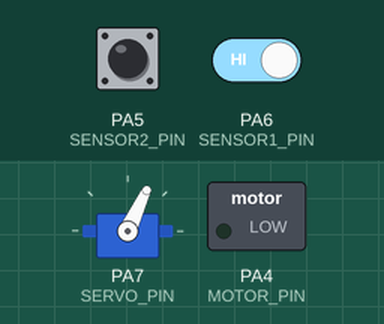
Simulated run of this sketch. Board: STM32 Blue Pill. On the bench: servo, switched loads named in the sketch (green lamp = pin HIGH). The test bench sets the inputs (shaded band); at power-on: PA5 (SENSOR2_PIN) HIGH, PA6 (SENSOR1_PIN) HIGH.

Above: at 1.2 s.
1.3 s: PA5 (SENSOR2_PIN) driven LOW and PA6 (SENSOR1_PIN) driven LOW
4.3 s: PA5 (SENSOR2_PIN) driven HIGH
At 5.1 s:
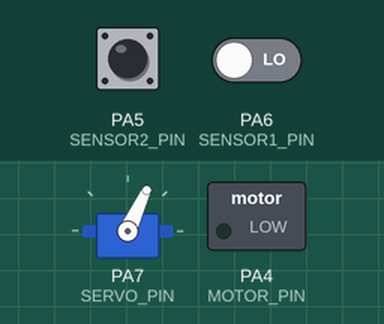
6.3 s: PA5 (SENSOR2_PIN) pulsed LOW 2 times (0.12 s each, 0.3 s apart)
9.9 s: PA5 (SENSOR2_PIN) driven LOW
At 11.6 s:
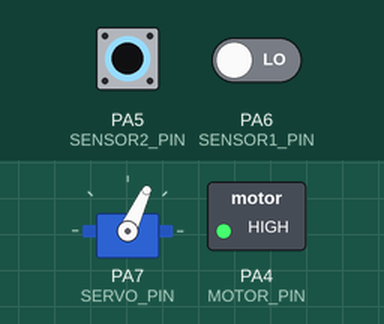
12.9 s: PA6 (SENSOR1_PIN) driven HIGH
At 13.6 s:
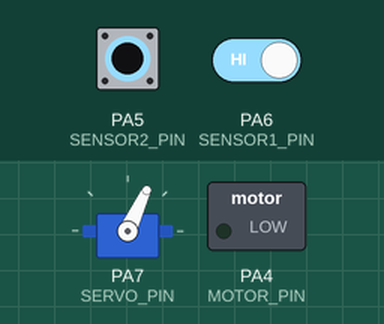
Timing chart, 0 to 15.4 s (numbered marks = the images above; inputs shaded):
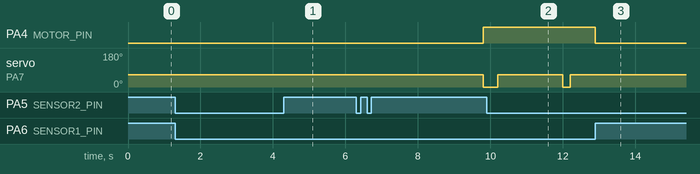

Measured:
- after the input at 1.3 s, every drawn part: stays the same
- after the input at 4.3 s, PA4 (MOTOR_PIN): stays LOW (without the input it goes to HIGH after 0.50 s); servo on PA7 (SERVO_PIN): stays 65° (without the input it goes to 0° after 0.50 s)
- after the input at 6.3 s, PA4 (MOTOR_PIN): LOW → HIGH after 3.5 s; servo on PA7 (SERVO_PIN): 65° → 0° after 3.5 s
- after the input at 9.9 s, PA4 (MOTOR_PIN): stays HIGH (without the input it goes to LOW after 0.10 s); servo on PA7 (SERVO_PIN): 0° → 65° after 0.30 s instead of 0.10 s
- after the input at 12.9 s, PA4 (MOTOR_PIN): HIGH → LOW at once; servo on PA7 (SERVO_PIN): stays 65° (without the input it goes to 0° after 1.1 s)

The sketch:

3019_2.ino
```cpp
#include <Servo.h>  // 引入舵机库

#define MOTOR_PIN PA4   // MOS管控制直流电机
#define SERVO_PIN PA7   // 舵机控制信号
#define SENSOR1_PIN PA6 // 传感器1
#define SENSOR2_PIN PA5 // 传感器2

Servo myServo;
unsigned long previousMillis = 0;
const long interval = 2000;  // 舵机每 2 秒触发一次

unsigned long motorStartTime = 0; // 记录电机开始运行的时间
const long motorTimeout = 30000;  // 30秒超时

bool servoStopped = true; // 记录舵机是否已经停止，防止重复写入0度
bool firstActivation = true; // 记录是否是第一次激活系统

// 串口打印相关
unsigned long lastSerialTime = 0;
const long serialInterval = 1000; // 每秒打印一次传感器数据

void setup() {
  pinMode(MOTOR_PIN, OUTPUT);
  pinMode(SENSOR1_PIN, INPUT);
  pinMode(SENSOR2_PIN, INPUT);
  myServo.attach(SERVO_PIN);
  myServo.write(65);
  digitalWrite(MOTOR_PIN, LOW); // 关闭电机

  // 初始化串口通信，波特率为9600
  Serial.begin(9600);
  //  Serial.println("系统启动，开始监控传感器数据...");
  //  Serial.println("PA6(传感器1), PA5(传感器2), 系统状态");
}

void loop() {
  bool sensor1 = digitalRead(SENSOR1_PIN);  // 读取 PA6
  bool sensor2 = digitalRead(SENSOR2_PIN);  // 读取 PA5
  unsigned long currentMillis = millis();

  // 定期通过串口打印传感器数据
  if (currentMillis - lastSerialTime >= serialInterval) {
    lastSerialTime = currentMillis;
    //    Serial.print("传感器1(PA6): ");
    //    Serial.print(sensor1 ? "HIGH" : "LOW");
    //    Serial.print(", 传感器2(PA5): ");
    //    Serial.print(sensor2 ? "HIGH" : "LOW");
    //    Serial.print(", 状态: ");

    //    if (sensor1 == LOW && sensor2 == LOW) {
    //      Serial.println("系统工作中");
    //    } else if (sensor1 == LOW && sensor2 == HIGH) {
    //      Serial.println("重置状态");
    //    } else {
    //      Serial.println("系统停止");
    //    }
  }

  if (sensor1 == LOW && sensor2 == LOW) {
    // PA6 低且 PA5 低，电机运转，舵机运动
    if (firstActivation) {
      // 第一次进入工作模式时，延迟3.5秒
      //      Serial.println("首次激活，延迟3.5秒后启动...");
      delay(3500);
      firstActivation = false; // 标记已经不是第一次了
      //      Serial.println("系统启动完成，开始工作");
    }

    if (motorStartTime == 0) {
      motorStartTime = currentMillis; // 记录启动时间
      //      Serial.println("开始记录电机运行时间");
    }

    if (currentMillis - motorStartTime >= motorTimeout) {
      // 如果持续运行超过 30 秒，强制停止
      digitalWrite(MOTOR_PIN, LOW);
      //      Serial.println("超时保护：电机运行超过30秒，强制停止");

      if (!servoStopped) {  // 只在舵机未停止时执行
        myServo.write(65);
        servoStopped = true;
      }
    } else {
      // 电机正常运行
      digitalWrite(MOTOR_PIN, HIGH);
      servoStopped = false;  // 标记舵机正在运行

      // 每 2 秒触发一次舵机运动（瞬间 0° → 65° → 0°）
      if (currentMillis - previousMillis >= interval) {
        previousMillis = currentMillis;
        myServo.write(0);
        //        Serial.println("舵机动作：65° → 0°");
        delay(200);
        myServo.write(65);
        //        Serial.println("舵机动作：0° → 65°");
      }
    }
  }
  else {
    // 任何其他传感器状态组合，停止设备
    digitalWrite(MOTOR_PIN, LOW);

    if (!servoStopped) {  // 只有当舵机不是停止状态时才执行
      myServo.write(65);
      servoStopped = true;  // 标记舵机已经停止
      //      Serial.println("停止状态：舵机回到65°位置");
    }

    motorStartTime = 0;  // 重置超时计时

    //        // 只有当PA6低且PA5高时，才重置firstActivation标志
    //        if (sensor1 == LOW && sensor2 == HIGH) {
    //            if (!firstActivation) {
    //                Serial.println("系统标志重置：sensor1 == LOW && sensor2 == HIGH下次启动将有3.5秒延迟");
    //                firstActivation = true;
    //            }
    //        }
    //
    //        if (sensor1 == HIGH) {
    //            if (!firstActivation) {
    //                Serial.println("系统标志重置：sensor1 == HIGH下次启动将有3.5秒延迟");
    //                firstActivation = true;
    //            }
    //        }

    if (!firstActivation) {
      //      Serial.println("系统标志重置下次启动将有3.5秒延迟");
      firstActivation = true;
    }
  }
}
```
